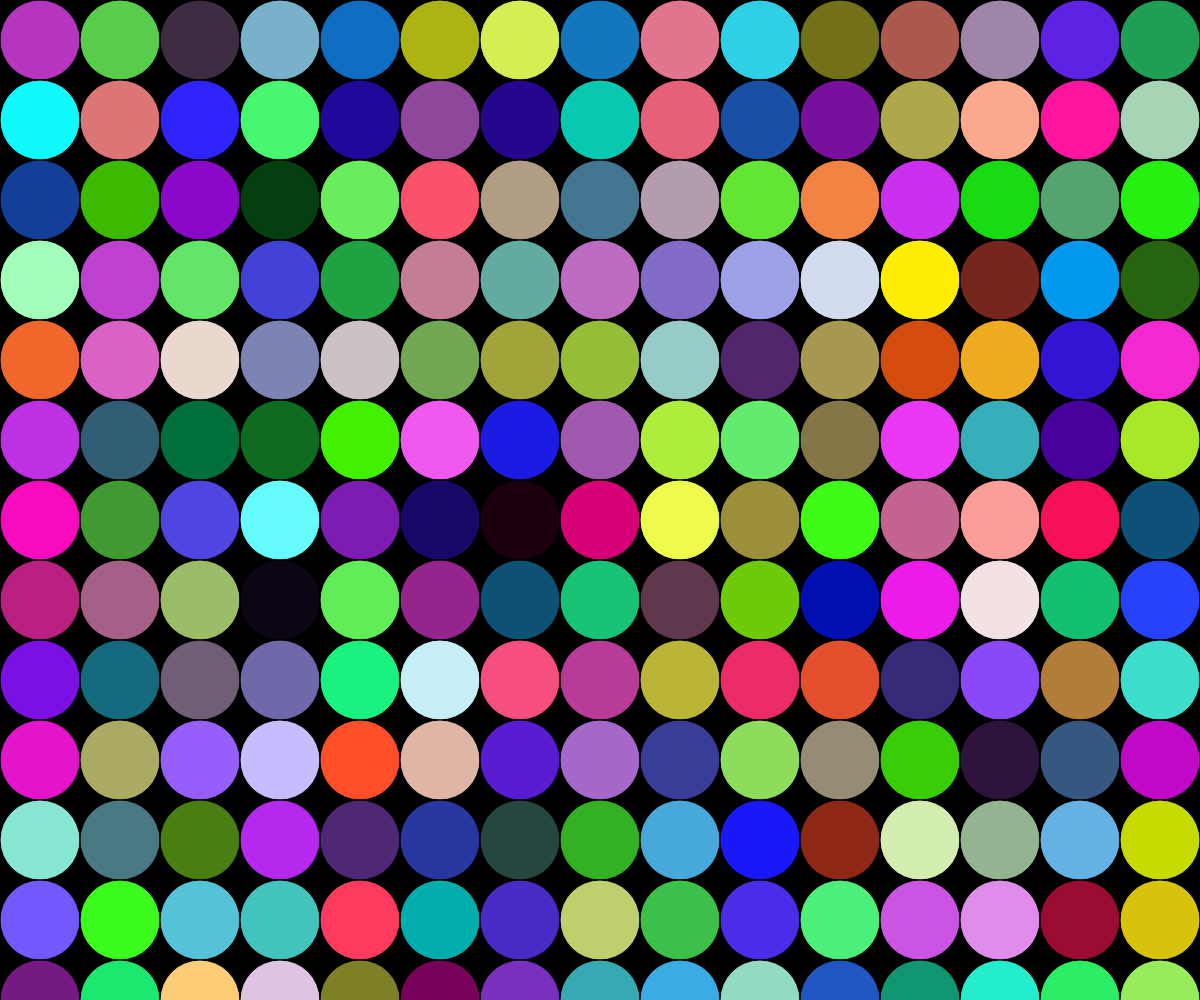
Frame 1 (no input)
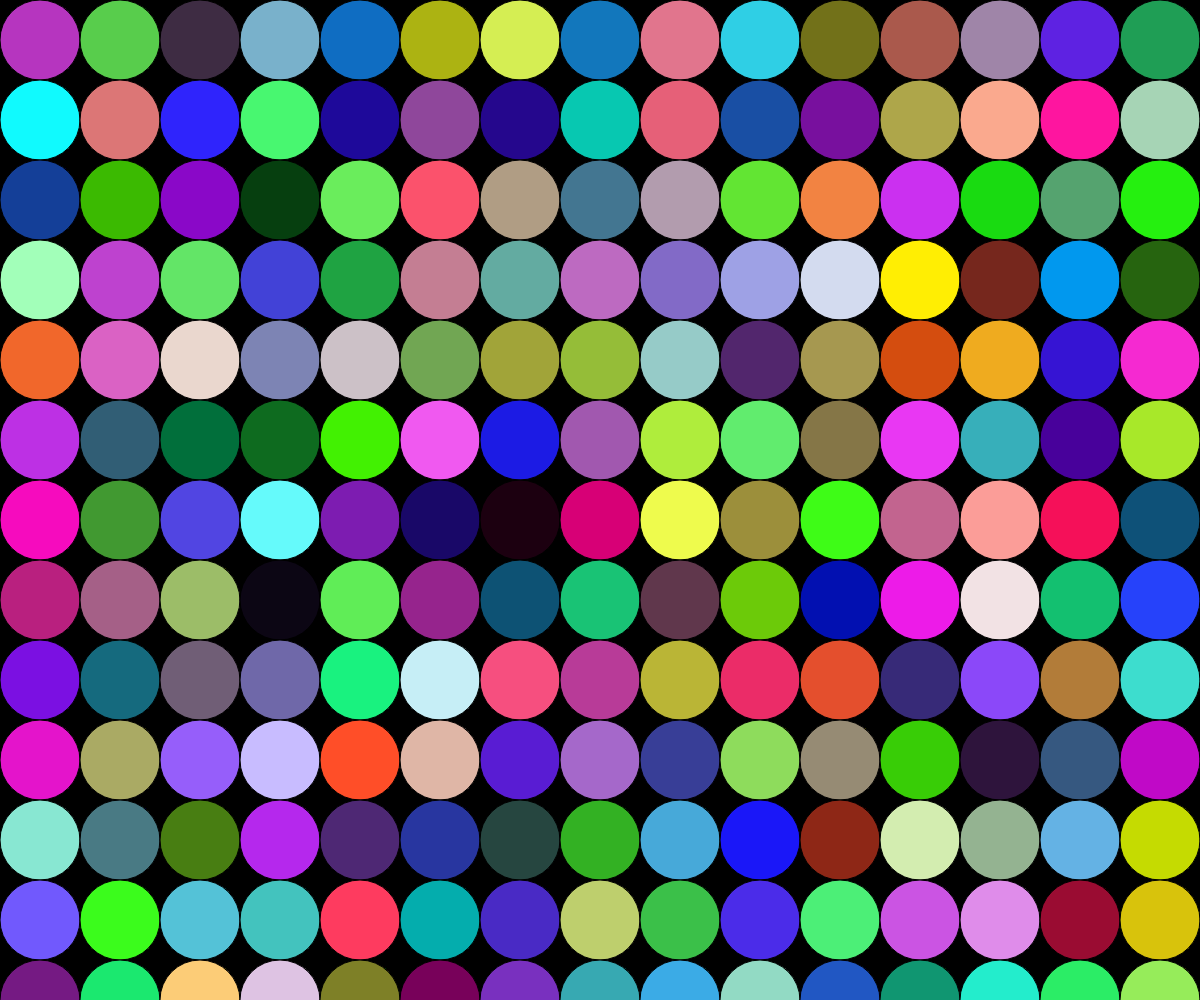
Frame 60 (no input)
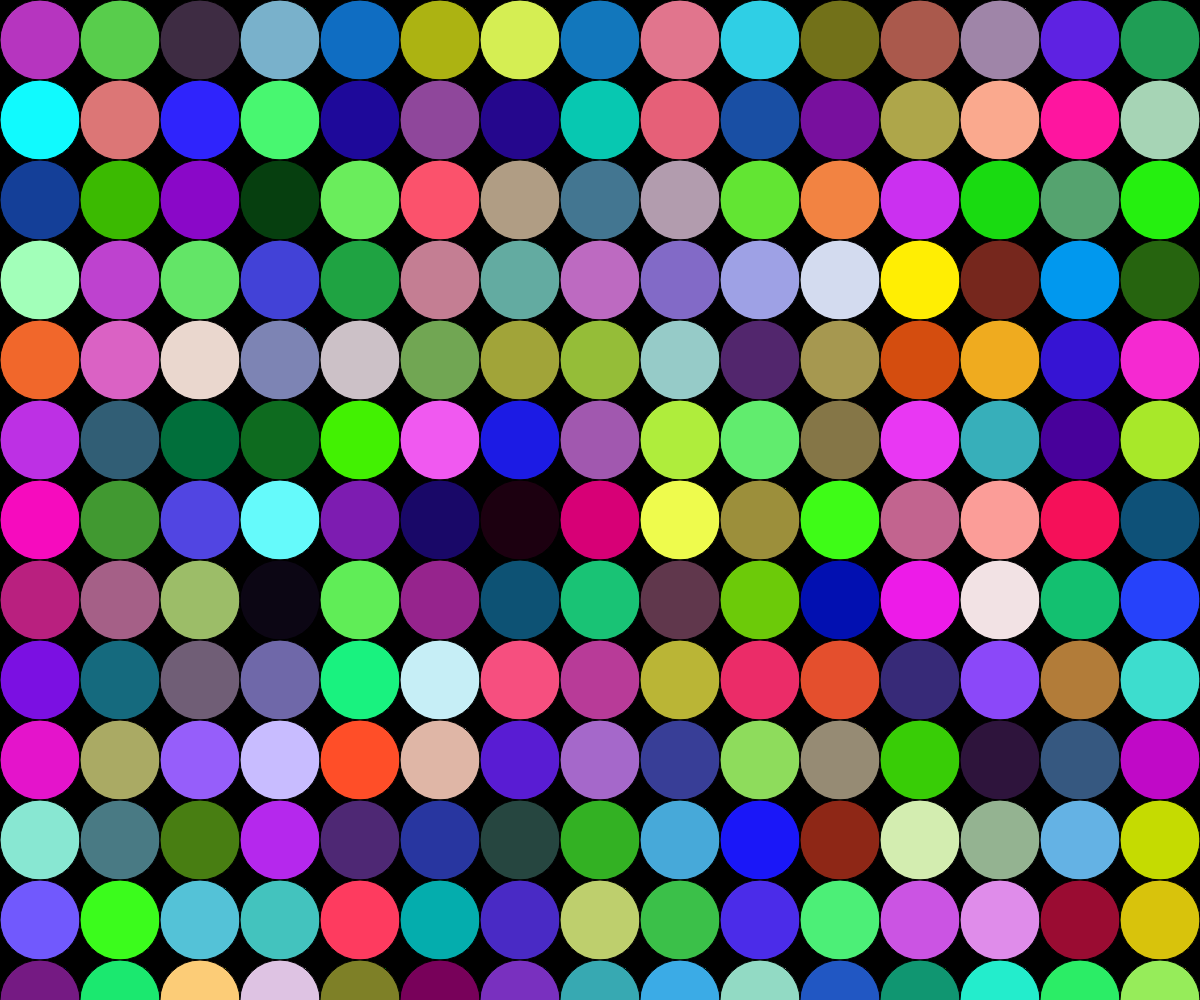
Frame 120 (the mouse pressed at the canvas centre since frame 60)

The p5.js sketch that drew these frames (run headless with seeded random() and noise() and a simulated clock; from frame 60 on, the mouse is pressed at the canvas centre):

// p5.js sketch
// ── sketch.js
const circleDiameter = 80;
let circleNumX, circleNumY; // 先に宣言のみ
let circleColors = []; // 色を保存する2次元配列

function setup() {
  createCanvas(windowWidth, windowHeight);
  angleMode(DEGREES);
  background(0); // 最初だけ完全に黒.
  circleNumX = width / circleDiameter;
  circleNumY = height / circleDiameter;

  for(let j = 0; j < circleNumY; j++){
    circleColors[j] = [];

    for(let i = 0; i < circleNumX; i++){
      circleColors[j][i] = color(random(255), random(255), random(255));
    };
  }
}

function draw() {


  for(let j = 0; j < circleNumY; j++){
    for(let i = 0; i < circleNumX; i++){
      let circleCenterX = circleDiameter*i + circleDiameter/2;
      let circleCenterY = circleDiameter*j + circleDiameter/2;
      fill(circleColors[j][i])
      ellipse(circleCenterX, circleCenterY, circleDiameter, circleDiameter) 
    }
  }
}
